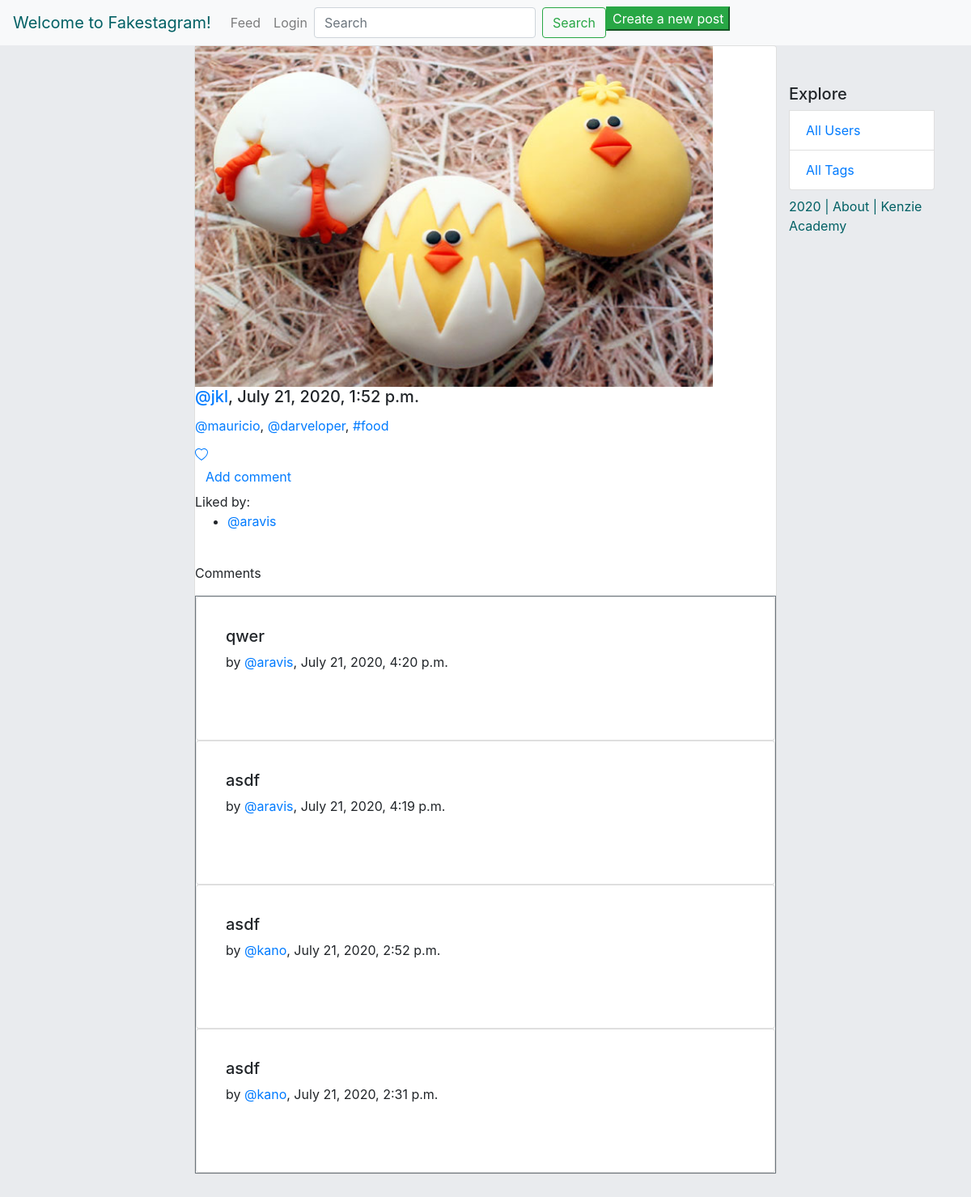
Screenshot of /post/9/ with the database file from the repository.
### insta_backend/models.py (models this page shows, shortened)
class Post(models.Model):
    author = models.ForeignKey(
        'authentication.Author',
        on_delete=models.CASCADE
    )
    image = models.ImageField(upload_to='post_uploads/')
    caption = models.TextField(max_length=500)
    created_timestamp = models.DateTimeField(auto_now_add=True)
    updated_timestamp = models.DateTimeField(auto_now=True)
    likes = models.ManyToManyField(
        'authentication.Author',
        blank=True,
        related_name="authors_who_like_this"
        )
    comments = models.ManyToManyField(
        'authentication.Author',
        blank=True,
        related_name="authors_who_commented_this"
        )

### authentication/models.py (models this page shows, shortened)
class Author(AbstractBaseUser):
    name = models.CharField(max_length=50)
    username = models.CharField(max_length=50, unique=True)
    slug = models.SlugField(null=False, unique=True)
    email = models.EmailField(max_length=100, unique=True)
    active = models.BooleanField(default=True)
    staff = models.BooleanField(default=False)
    admin = models.BooleanField(default=False)
    following = models.ManyToManyField(
        'self',
        related_name="following"
    )
    USERNAME_FIELD = 'username'
    REQUIRED_FIELDS = ['email', 'name']
    def __str__(self):
        return self.name
    objects = AuthorManager()

### comments/models.py (models this page shows, shortened)
class Comments(models.Model):
    posts = models.ForeignKey(
        Post, on_delete=models.CASCADE,
        null=True,
        blank=True,
        related_name='comment_text'
        )
    author = models.ForeignKey(
        'authentication.Author',
        max_length=200,
        on_delete=models.CASCADE
        )
    text = models.TextField()
    created_date = models.DateTimeField(default=timezone.now)
    approved_comment = models.BooleanField(default=False)

### insta_backend/views.py (the view)
# urls.py: path("post/<int:id>/", post_detail, name="post_detail"),
def post_detail(request, id):
    html = "post_detail.html"
    post = Post.objects.get(id=id)
    comments = Comments.objects.filter(posts=post).order_by('-created_date')
    return render(request, html, {'post': post, 'comments': comments})

### authentication/templates/post_detail.html (shortened to what this page needs)
{% extends 'base.html' %}
{% block content %}
<div class="col d-flex mt-5 align-left" > &nbsp; </div>
<div class="feed" style="margin-bottom: 10rem;">
    <div class="card" style="width: 45rem;">
        {% load static %}
            <img class=class="card-img mx-auto" alt="{{post.caption}}" style="width: 40rem; display: block;" src="{{ post.image.url }}"/>
            <h5 class="card-title"><a href={% url 'profile' slug=post.author.slug %}>@{{ post.author.username }}</a>, {{ post.created_timestamp }}</h5>
            <p class="card-text">{{ post.caption|safe }}</p>
            {% if request.user.is_authenticated %}
                <a href="/post/{{post.id}}/like/?next=/post/{{post.id}}" class="card-link">
            {% else %}
                <a href="/login/">
            {% endif %}
            </a>
            <div class='commentsection'>
                {% if request.user.is_authenticated %}
                    <a class="btn btn-default" href="/post/{{post.id}}/add_comment_to_post/?next={{request.path}}">Add comment</a>
                {% else %}
                    <a class="btn btn-default" href="/login/?next=/post/{{post.id}}/add_comment_to_post/">Add comment</a>
                {% endif %}
            </div>
            {% if post.likes.count > 0%}
                Liked by:
                <ul>
                {% for like in post.likes.all %}
                    <li><a href={% url 'profile' slug=like.slug %}>@{{like.username}}</a></li>
                {% endfor %}
                </ul>
            {% endif %}
            <br>
        <p class="user-select-all">Comments</p>
        <span class="border border-secondary">
            {% for comment in comments %}
                <div class="card">
                    <div class="card-body">
                        <div class="shadow p-3 mb-5 bg-white rounded">
                            <h5>
                                {{comment.text}}
                            </h5>
                                by <a href="{% url 'profile' slug=comment.author.slug %}">@{{comment.author}}</a>, {{comment.created_date}}
                        </div>
                    </div>
                </div>
            {% endfor %}
        </span>
        </div>
</div>
{% endblock %}

### rows the page displays
Post: image (picture), author.username "jkl", created_timestamp "July 21, 2020, 1:52 p.m.", caption "@mauricio , @darveloper , #food"
Author: username "aravis"
Comments: text "qwer", author "aravis", created_date "July 21, 2020, 4:20 p.m."
Comments: text "asdf", author "aravis", created_date "July 21, 2020, 4:19 p.m."
Comments: text "asdf", author "kano", created_date "July 21, 2020, 2:52 p.m."
Comments: text "asdf", author "kano", created_date "July 21, 2020, 2:31 p.m."
